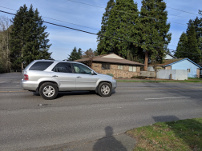
#> input picture week3/hw2/Image_Stitching/im3.jpg, 202 x 151 px
$ python color_transfer.py ../../week3/hw2/Image_Stitching/im3.jpg ../../week3/hw2/Image_Stitching/im4.jpg out.png
#> lines starting #> are read from the running program, lines starting #| are printed output that depends on the picture
import cv2
import numpy as np
import sys
import math

def convert_color_space_BGR_to_RGB(img_BGR):
    if img_BGR is None:
        raise ValueError("Image not found or unable to load")

    return img_BGR[:,:,::-1]

def convert_color_space_RGB_to_BGR(img_RGB):
    if img_RGB is None:
        raise ValueError("Image not found or unable to load")

    return img_RGB[:,:,::-1]

def convert_color_space_RGB_to_Lab(img_RGB):
    '''
    convert image color space RGB to Lab
    '''
    rgb_to_lms_matrix = np.array([
        [0.3811, 0.5783, 0.0402],
        [0.1967, 0.7244, 0.0782],
        [0.0241, 0.1288, 0.8444]
    ], dtype=np.float32)

    img_RGB = img_RGB / 255.0
    img_LMS = np.dot(img_RGB.reshape(-1, 3), rgb_to_lms_matrix.T)
    img_LMS = np.log(np.maximum(img_LMS, 1e-6))

    lms_to_lab_matrix = np.array([
        [1/np.sqrt(3), 1/np.sqrt(3), 1/np.sqrt(3)],
        [1/np.sqrt(6), 1/np.sqrt(6), -2/np.sqrt(6)],
        [1/np.sqrt(2), -1/np.sqrt(2), 0]
    ], dtype=np.float32)

    img_Lab = np.dot(img_LMS, lms_to_lab_matrix.T).reshape(img_RGB.shape)
    return img_Lab

def convert_color_space_Lab_to_RGB(img_Lab):
    '''
    convert image color space Lab to RGB
    '''
    lab_to_lms_matrix = np.array([
        [1/np.sqrt(3), 1/np.sqrt(6), 1/np.sqrt(2)],
        [1/np.sqrt(3), 1/np.sqrt(6), -1/np.sqrt(2)],
        [1/np.sqrt(3), -2/np.sqrt(6), 0]
    ], dtype=np.float32)

    img_LMS = np.dot(img_Lab.reshape(-1, 3), lab_to_lms_matrix.T)
    img_LMS = np.exp(img_LMS)

    lms_to_rgb_matrix = np.array([
        [4.4679, -3.5873, 0.1193],
        [-1.2186, 2.3809, -0.1624],
        [0.0497, -0.2439, 1.2045]
    ], dtype=np.float32)

    img_RGB = np.dot(img_LMS, lms_to_rgb_matrix.T).reshape(img_Lab.shape)
    img_RGB = np.clip(img_RGB * 255.0, 0, 255).astype(np.uint8)
    return img_RGB


def color_transfer(img_RGB_source, img_RGB_target):
    print('===== color_transfer_in_Lab =====')
    img_Lab_source = convert_color_space_RGB_to_Lab(img_RGB_source)
    img_Lab_target = convert_color_space_RGB_to_Lab(img_RGB_target)

    mean_source = np.mean(img_Lab_source, axis=(0, 1))
    std_source = np.std(img_Lab_source, axis=(0, 1))
    mean_target = np.mean(img_Lab_target, axis=(0, 1))
    std_target = np.std(img_Lab_target, axis=(0, 1))

    img_Lab_result = (img_Lab_source - mean_source) * (std_target / std_source) + mean_target

    img_RGB_result = convert_color_space_Lab_to_RGB(img_Lab_result)
    return img_RGB_result


def rmse(apath,bpath):
    """
    This is the help function to get RMSE score.
    apath: path to your result
    bpath: path to our reference image
    when saving your result to disk, please clip it to 0,255:
    .clip(0.0, 255.0).astype(np.uint8))
    """
    a = cv2.imread(apath).astype(np.float32)
    b = cv2.imread(bpath).astype(np.float32)
    print(np.sqrt(np.mean((a-b)**2)))


if __name__ == "__main__":
    print('==================================================')

    path_file_image_source = sys.argv[1]
    path_file_image_target = sys.argv[2]
    path_file_image_result_in_Lab = sys.argv[3]

    # todo: read input images
    # img_RGB_source: is the image you want to change the its color
    # img_RGB_target: is the image containing the color distribution that you want to change the img_RGB_source to (transfer color of the img_RGB_target to the img_RGB_source)
    # OpenCv read an image in BGR format. So we need to implement convert_color_space_BGR_to_RGB() to get the RGB format

    img_BGR_source = cv2.imread(path_file_image_source)
#> img_BGR_source is the input picture: shape (151, 202, 3); mean B, G, R 107.7, 107.7, 103
    img_BGR_target = cv2.imread(path_file_image_target)
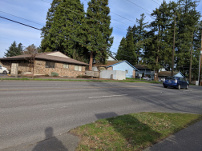
#> input picture week3/hw2/Image_Stitching/im4.jpg, 202 x 151 px
#> img_BGR_target is the input picture: shape (151, 202, 3); mean B, G, R 100.4, 105.2, 102.5

    img_RGB_source = convert_color_space_BGR_to_RGB(img_BGR_source)
#> in convert_color_space_BGR_to_RGB, `return img_BGR[:,:,::-1]`:
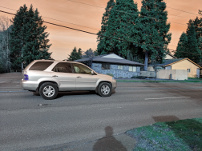
#> returned value: shape (151, 202, 3); mean of channels 0, 1, 2 103, 107.7, 107.7; drawn as B, G, R
    img_RGB_target = convert_color_space_BGR_to_RGB(img_BGR_target)
#> in convert_color_space_BGR_to_RGB (call 2), `return img_BGR[:,:,::-1]`:
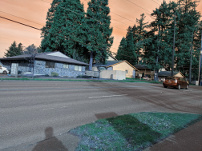
#> returned value: shape (151, 202, 3); mean of channels 0, 1, 2 102.5, 105.2, 100.4; drawn as B, G, R

    img_RGB_result = color_transfer(img_RGB_source, img_RGB_target)
#> in convert_color_space_RGB_to_Lab, `img_Lab = np.dot(img_LMS, lms_to_lab_matrix.T).reshape(img_RGB.shape)`:
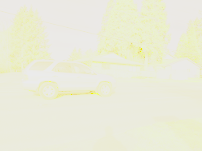
#> img_Lab: shape (151, 202, 3) float64; mean of channels 0, 1, 2 -1.82, 0.0591, -0.00318; drawn with min black and max white
#> in convert_color_space_RGB_to_Lab (call 2), `img_Lab = np.dot(img_LMS, lms_to_lab_matrix.T).reshape(img_RGB.shape)`:
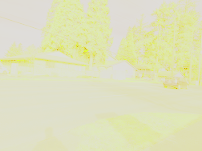
#> img_Lab: shape (151, 202, 3) float64; mean of channels 0, 1, 2 -1.86, 0.0957, -0.000487; drawn with min black and max white
#> in color_transfer, `mean_source = np.mean(img_Lab_source, axis=(0, 1))`: mean_source = [-1.82, 0.0591, -0.00318]
#> in color_transfer, `std_source = np.std(img_Lab_source, axis=(0, 1))`: std_source = [1.22, 0.201, 0.0214]
#> in color_transfer, `mean_target = np.mean(img_Lab_target, axis=(0, 1))`: mean_target = [-1.86, 0.0957, -0.000487]
#> in color_transfer, `std_target = np.std(img_Lab_target, axis=(0, 1))`: std_target = [1.1, 0.208, 0.0202]
#> in convert_color_space_Lab_to_RGB, `img_RGB = np.clip(img_RGB * 255.0, 0, 255).astype(np.uint8)`:
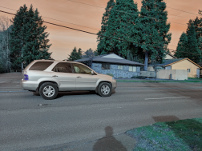
#> img_RGB: shape (151, 202, 3); mean of channels 0, 1, 2 100.4, 103.4, 98.5; drawn as B, G, R
    img_BGR_result = convert_color_space_RGB_to_BGR(img_RGB_result).clip(0.0, 255.0).astype(np.uint8)
#> in convert_color_space_RGB_to_BGR, `return img_RGB[:,:,::-1]`:
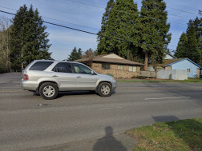
#> returned value: shape (151, 202, 3); mean of channels 0, 1, 2 98.5, 103.4, 100.4; drawn as B, G, R
    cv2.imwrite(path_file_image_result_in_Lab, img_BGR_result)

    # todo: save image to path_file_image_result_in_Lab
